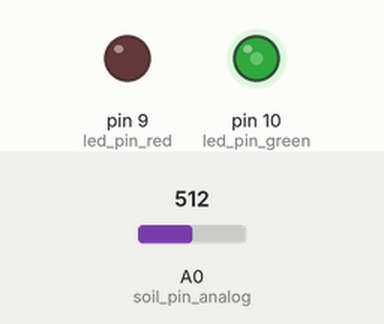
The sketch below on a simulated Arduino Uno, built with avr-gcc and run on an emulated ATmega328P. Parts: output pins drawn as LEDs (lit = HIGH). Dashed ring = blinking. The inputs (shaded band) are chosen by the test bench; at power-on: A0 (soil_pin_analog) = 512.

Above: at 1.2 s.
1.3 s: A0 (soil_pin_analog) set to 665
2.8 s: A0 (soil_pin_analog) set to 684
At 3.0 s:
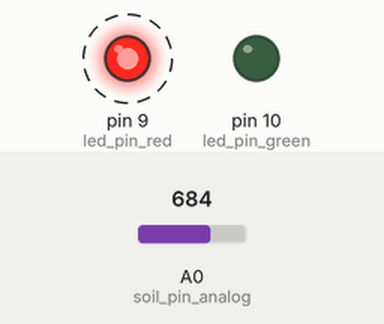
5.8 s: A0 (soil_pin_analog) set to 511
At 7.2 s:
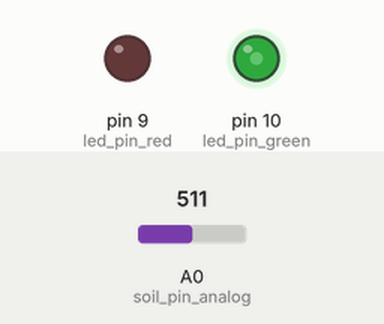
7.5 s: A0 (soil_pin_analog) set to 716
At 8.1 s:
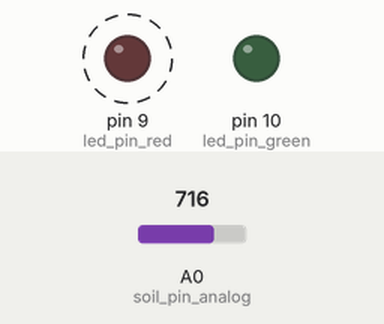
Timing chart, 0 to 11.5 s (numbered marks = the images above; inputs shaded):
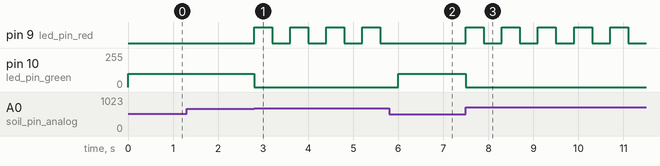

The sketch:

biotonne.ino
```cpp
const int led_pin_red = 9;
const int led_pin_green = 10;

const int soil_pin_analog = A0;

const int moisture_min = 440;
const int moisture_max = 820;

void setup() {
    // Serial.begin(9600);

    pinMode(soil_pin_analog, INPUT);

    pinMode(led_pin_red, OUTPUT);
    pinMode(led_pin_green, OUTPUT);
    analogWrite(led_pin_red, 0);
    analogWrite(led_pin_green, 0);
}

void loop() {
    int moisture_sensor = constrain(analogRead(soil_pin_analog), moisture_min, moisture_max);
    int moisture_map = map(moisture_sensor, moisture_min, moisture_max, 100, 0);

    // Serial.println(moisture_map);

    if (moisture_map >= 40) {
        analogWrite(led_pin_red, 0);
        analogWrite(led_pin_green, 100);
    } else {
        analogWrite(led_pin_red, 255);
        analogWrite(led_pin_green, 0);
        delay(400);

        analogWrite(led_pin_red, 0);
        analogWrite(led_pin_green, 0);

        delay(400);
    }
}
```

Measured:
- the behaviour switches between 671 and 672 on A0 (soil_pin_analog) (found by bisection; images 0 and 1)
- after the input at 1.3 s, every drawn part: stays the same
- after the input at 2.8 s, pin 9 (led_pin_red): alternates HIGH for 0.40 s and LOW for 0.40 s, starting at once; pin 10 (led_pin_green): 100/255 → 0/255 at once
- after the input at 5.8 s, pin 9 (led_pin_red): stops changing and stays LOW; pin 10 (led_pin_green): 0/255 → 100/255 after 0.20 s
- after the input at 7.5 s, pin 9 (led_pin_red): alternates HIGH for 0.40 s and LOW for 0.40 s, starting at once; pin 10 (led_pin_green): 100/255 → 0/255 at once
